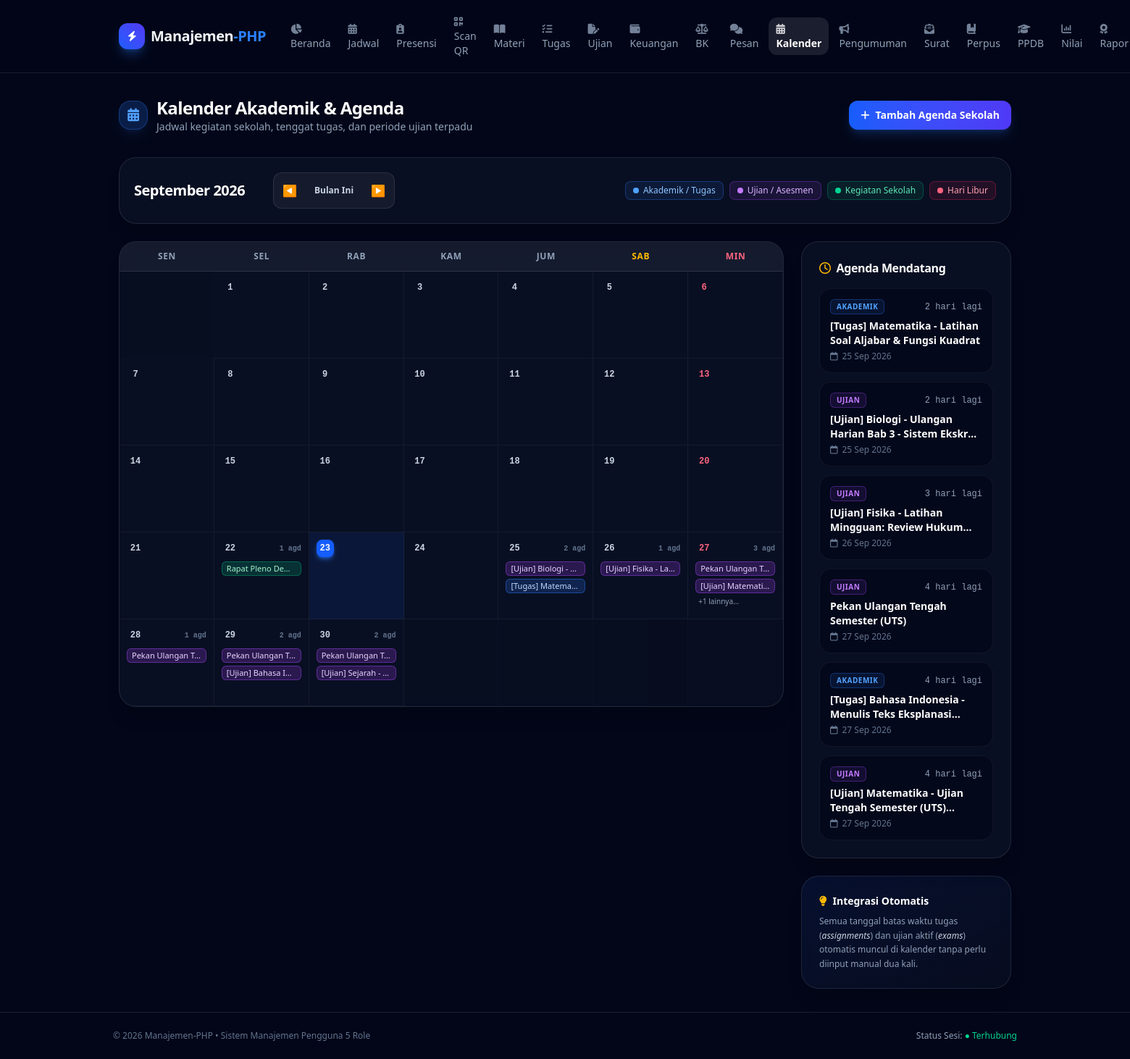
Page /dashboard/akademik/calendar.php (signed in) on the committed database.
### tables this page shows
CREATE TABLE IF NOT EXISTS `calendar_events` (
    `id` INT AUTO_INCREMENT PRIMARY KEY,
    `title` VARCHAR(200) NOT NULL,
    `description` TEXT DEFAULT NULL,
    `event_date` DATE NOT NULL,
    `end_date` DATE DEFAULT NULL,
    `category` ENUM('akademik', 'libur', 'kegiatan', 'ujian') NOT NULL DEFAULT 'kegiatan',
    `color` VARCHAR(20) DEFAULT 'blue',
    `created_by` INT NOT NULL,
    `created_at` TIMESTAMP DEFAULT CURRENT_TIMESTAMP,
    CONSTRAINT `fk_calendar_author` FOREIGN KEY (`created_by`) REFERENCES `users` (`id`) ON DELETE CASCADE
);

### dashboard/akademik/calendar.php (the view, shortened to what this page needs)
<?php
require_once __DIR__ . "/../../config/database.php";
$user_role = $_SESSION['user_role'] ?? 'siswa';
$can_manage = in_array($user_role, ['guru', 'staf', 'administrator'], true);
$req_month = isset($_GET['month']) ? (int)$_GET['month'] : (int)date('n');
$req_year  = isset($_GET['year']) ? (int)$_GET['year'] : (int)date('Y');
$month_name_id = [
    1 => 'Januari', 2 => 'Februari', 3 => 'Maret', 4 => 'April',
    5 => 'Mei', 6 => 'Juni', 7 => 'Juli', 8 => 'Agustus',
    9 => 'September', 10 => 'Oktober', 11 => 'November', 12 => 'Desember'
];
$month_title = $month_name_id[$req_month] . " " . $req_year;
$prev_month = $req_month - 1;
$prev_year  = $req_year;
$next_month = $req_month + 1;
$next_year  = $req_year;
$first_day_timestamp = mktime(0, 0, 0, $req_month, 1, $req_year);
$total_days_in_month = (int)date('t', $first_day_timestamp);
$first_day_of_week   = (int)date('N', $first_day_timestamp);
$start_month_date = sprintf('%04d-%02d-01', $req_year, $req_month);
$end_month_date   = sprintf('%04d-%02d-%02d', $req_year, $req_month, $total_days_in_month);
$calendar_data = [];
$stmt_ev = $pdo->prepare("
    SELECT e.*, u.name as author_name
    FROM calendar_events e
    JOIN users u ON e.created_by = u.id
    WHERE (e.event_date <= ? AND (e.end_date >= ? OR e.end_date IS NULL))
       OR (e.event_date BETWEEN ? AND ?)
    ORDER BY e.event_date ASC
");
$stmt_ev->execute([$end_month_date, $start_month_date, $start_month_date, $end_month_date]);
$events = $stmt_ev->fetchAll();
foreach ($events as $ev) {
    $ev_start = $ev['event_date'];
    $ev_end   = $ev['end_date'] ?: $ev['event_date'];
    $curr = max($ev_start, $start_month_date);
    $limit = min($ev_end, $end_month_date);
    while ($curr <= $limit) {
        $calendar_data[$curr][] = [
            'id'          => $ev['id'],
            'type'        => 'event',
            'title'       => $ev['title'],
            'description' => $ev['description'],
            'category'    => $ev['category'],
            'color'       => $ev['color'],
            'author_name' => $ev['author_name'],
            'created_by'  => $ev['created_by'],
            'is_multi'    => ($ev['end_date'] && $ev['end_date'] !== $ev['event_date']),
        ];
        $curr = date('Y-m-d', strtotime($curr . ' +1 day'));
    }
}
$stmt_ex = $pdo->prepare("
    SELECT id, title, subject, category, due_date, start_time
    FROM exams
    WHERE (DATE(due_date) BETWEEN ? AND ?)
       OR (start_time IS NOT NULL AND DATE(start_time) BETWEEN ? AND ?)
");
$stmt_ex->execute([$start_month_date, $end_month_date, $start_month_date, $end_month_date]);
while ($ex = $stmt_ex->fetch()) {
    $ex_date = date('Y-m-d', strtotime($ex['due_date']));
    $calendar_data[$ex_date][] = [
        'id'          => $ex['id'],
        'type'        => 'exam',
        'title'       => "[Ujian] " . $ex['subject'] . " - " . $ex['title'],
        'description' => "Batas pengerjaan asesmen: " . date('H:i', strtotime($ex['due_date'])) . " WIB",
        'category'    => 'ujian',
        'color'       => 'purple',
        'url'         => '../Modul-ujian/exams.php',
    ];
}
$stmt_as = $pdo->prepare("
    SELECT id, subject, title, due_date
    FROM assignments
    WHERE due_date BETWEEN ? AND ?
");
$stmt_as->execute([$start_month_date, $end_month_date]);
while ($as = $stmt_as->fetch()) {
    $as_date = $as['due_date'];
    $calendar_data[$as_date][] = [
        'id'          => $as['id'],
        'type'        => 'assignment',
        'title'       => "[Tugas] " . $as['subject'] . " - " . $as['title'],
        'description' => "Batas akhir pengumpulan tugas belajar",
        'category'    => 'akademik',
        'color'       => 'blue',
        'url'         => 'assignments.php',
    ];
}
$stmt_upcoming = $pdo->query("
    SELECT * FROM (
        SELECT id, title, event_date as date, category, 'event' as src FROM calendar_events WHERE event_date >= CURRENT_DATE()
        UNION ALL
        SELECT id, CONCAT('[Ujian] ', subject, ' - ', title) as title, DATE(due_date) as date, 'ujian' as category, 'exam' as src FROM exams WHERE due_date >= CURRENT_TIMESTAMP
        UNION ALL
        SELECT id, CONCAT('[Tugas] ', subject, ' - ', title) as title, due_date as date, 'akademik' as category, 'assignment' as src FROM assignments WHERE due_date >= CURRENT_DATE()
    ) as combined
    ORDER BY date ASC
    LIMIT 6
");
$upcoming_agenda = $stmt_upcoming->fetchAll();
require_once __DIR__ . "/../includes/header.php";
?>
<div class="mb-8 flex flex-col sm:flex-row sm:items-center sm:justify-between gap-4">
    <div>
        <div class="flex items-center gap-3">
            <span class="flex h-10 w-10 items-center justify-center rounded-2xl bg-blue-500/20 text-blue-400 text-lg border border-blue-500/30 shadow-lg shadow-blue-500/10">
                <i class="fa-solid fa-calendar-days"></i>
            </span>
            <div>
                <h1 class="text-2xl font-bold text-white tracking-tight">Kalender Akademik & Agenda</h1>
                <p class="text-sm text-slate-400">Jadwal kegiatan sekolah, tenggat tugas, dan periode ujian terpadu</p>
            </div>
        </div>
    </div>
    <?php if ($can_manage): ?>
        <button onclick="document.getElementById('modalAddEvent').classList.remove('hidden')"
                class="inline-flex items-center gap-2 rounded-xl bg-gradient-to-r from-blue-600 to-indigo-600 px-4 py-2.5 text-sm font-semibold text-white shadow-lg shadow-blue-500/20 transition hover:from-blue-500 hover:to-indigo-500 cursor-pointer">
            <i class="fa-solid fa-plus"></i>
            <span>Tambah Agenda Sekolah</span>
        </button>
    <?php endif; ?>
</div>
<div class="rounded-3xl border border-white/10 bg-slate-900/60 p-5 backdrop-blur shadow-xl mb-6">
    <div class="flex flex-col lg:flex-row lg:items-center justify-between gap-4">
        <div class="flex items-center gap-3">
            <h2 class="text-xl font-bold text-white tracking-tight min-w-[180px]">
                <?= $month_title ?>
            </h2>
            <div class="flex items-center gap-1 bg-white/5 border border-white/10 p-1 rounded-xl">
                <a href="calendar.php?month=<?= $prev_month ?>&year=<?= $prev_year ?>"
                   title="Bulan Sebelumnya"
                   class="p-2 rounded-lg text-slate-400 hover:text-white hover:bg-white/10 transition">
                    ◀
                </a>
                <a href="calendar.php"
                   title="Bulan Ini"
                   class="px-3 py-1.5 rounded-lg text-xs font-semibold text-slate-300 hover:text-white hover:bg-white/10 transition">
                    Bulan Ini
                </a>
                <a href="calendar.php?month=<?= $next_month ?>&year=<?= $next_year ?>"
                   title="Bulan Berikutnya"
                   class="p-2 rounded-lg text-slate-400 hover:text-white hover:bg-white/10 transition">
                    ▶
                </a>
            </div>
        </div>
        <div class="flex flex-wrap items-center gap-2 text-xs">
            <span class="inline-flex items-center gap-1.5 px-2.5 py-1 rounded-lg border border-blue-500/30 bg-blue-500/10 text-blue-300 font-medium">
                <span class="h-2 w-2 rounded-full bg-blue-400"></span> Akademik / Tugas
            </span>
            <span class="inline-flex items-center gap-1.5 px-2.5 py-1 rounded-lg border border-purple-500/30 bg-purple-500/10 text-purple-300 font-medium">
                <span class="h-2 w-2 rounded-full bg-purple-400"></span> Ujian / Asesmen
            </span>
            <span class="inline-flex items-center gap-1.5 px-2.5 py-1 rounded-lg border border-emerald-500/30 bg-emerald-500/10 text-emerald-300 font-medium">
                <span class="h-2 w-2 rounded-full bg-emerald-400"></span> Kegiatan Sekolah
            </span>
            <span class="inline-flex items-center gap-1.5 px-2.5 py-1 rounded-lg border border-rose-500/30 bg-rose-500/10 text-rose-300 font-medium">
                <span class="h-2 w-2 rounded-full bg-rose-400"></span> Hari Libur
            </span>
        </div>
    </div>
</div>
<div class="grid grid-cols-1 xl:grid-cols-4 gap-6">
    <div class="xl:col-span-3">
        <div class="overflow-hidden rounded-3xl border border-white/10 bg-slate-900/60 shadow-xl backdrop-blur">
            <div class="grid grid-cols-7 border-b border-white/10 bg-white/5 text-center text-xs font-bold uppercase tracking-wider text-slate-400">
                <div class="py-3">Sen</div>
                <div class="py-3">Sel</div>
                <div class="py-3">Rab</div>
                <div class="py-3">Kam</div>
                <div class="py-3">Jum</div>
                <div class="py-3 text-amber-400">Sab</div>
                <div class="py-3 text-rose-400">Min</div>
            </div>
            <div class="grid grid-cols-7 divide-x divide-y divide-white/5">
                <?php
                for ($blank = 1; $blank < $first_day_of_week; $blank++) {
                    echo '<div class="min-h-[105px] sm:min-h-[120px] bg-slate-950/40 p-2 opacity-30"></div>';
                }
                $today_str = date('Y-m-d');
                for ($day = 1; $day <= $total_days_in_month; $day++) {
                    $curr_date_str = sprintf('%04d-%02d-%02d', $req_year, $req_month, $day);
                    $is_today = ($curr_date_str === $today_str);
                    $day_events = $calendar_data[$curr_date_str] ?? [];
                    $is_sunday = (date('N', strtotime($curr_date_str)) == 7);
                ?>
                    <div class="group relative min-h-[105px] sm:min-h-[120px] p-2 sm:p-2.5 transition hover:bg-white/[0.02] <?= $is_today ? 'bg-blue-600/10' : '' ?>">
                        <div class="flex items-center justify-between mb-1.5">
                            <span class="inline-flex h-6 w-6 items-center justify-center rounded-lg text-xs font-bold font-mono <?= $is_today ? 'bg-blue-600 text-white shadow-md shadow-blue-500/50' : ($is_sunday ? 'text-rose-400' : 'text-slate-300') ?>">
                                <?= $day ?>
                            </span>
                            <?php if (!empty($day_events)): ?>
                                <span class="text-[10px] font-bold text-slate-500 font-mono">
                                    <?= count($day_events) ?> agd
                                </span>
                            <?php endif; ?>
                        </div>
                        <div class="space-y-1">
                            <?php
                            $max_display = 2;
                            $shown = 0;
                            foreach ($day_events as $idx => $ev_item):
                                if ($shown >= $max_display) {
                                    $remaining = count($day_events) - $max_display;
                                    echo "<span class='block text-[10px] text-slate-400 font-medium pl-1'>+{$remaining} lainnya...</span>";
                                    break;
                                }
                                $shown++;
                                $badge_class = 'border-slate-500/30 bg-slate-500/20 text-slate-300';
                                if ($ev_item['category'] === 'libur') $badge_class = 'border-rose-500/40 bg-rose-500/20 text-rose-200';
                                elseif ($ev_item['category'] === 'ujian') $badge_class = 'border-purple-500/40 bg-purple-500/20 text-purple-200';
                                elseif ($ev_item['category'] === 'akademik') $badge_class = 'border-blue-500/40 bg-blue-500/20 text-blue-200';
                                elseif ($ev_item['category'] === 'kegiatan') $badge_class = 'border-emerald-500/40 bg-emerald-500/20 text-emerald-200';
                            ?>
                                <div class="cursor-pointer truncate rounded-md border px-1.5 py-0.5 text-[11px] font-medium leading-tight transition hover:opacity-80 <?= $badge_class ?>"
                                     onclick="showEventDetail(<?= htmlspecialchars(json_encode($ev_item)) ?>, '<?= $curr_date_str ?>')"
                                     title="<?= htmlspecialchars($ev_item['title']) ?>">
                                    <?= htmlspecialchars($ev_item['title']) ?>
                                </div>
                            <?php endforeach; ?>
                        </div>
                    </div>
                <?php
                }
                $last_day_of_week = (int)date('N', mktime(0, 0, 0, $req_month, $total_days_in_month, $req_year));
                for ($blank_end = $last_day_of_week + 1; $blank_end <= 7; $blank_end++) {
                    echo '<div class="min-h-[105px] sm:min-h-[120px] bg-slate-950/40 p-2 opacity-30"></div>';
                }
                ?>
            </div>
        </div>
    </div>
    <div class="space-y-6">
        <div class="rounded-3xl border border-white/10 bg-slate-900/60 p-6 shadow-xl backdrop-blur">
            <h3 class="text-base font-bold text-white tracking-tight mb-4 flex items-center gap-2">
                <i class="fa-regular fa-clock text-amber-400"></i>
                <span>Agenda Mendatang</span>
            </h3>
            <div class="space-y-3">
                <?php if (empty($upcoming_agenda)): ?>
                    <p class="text-xs text-slate-400 py-4 text-center">Tidak ada agenda terdekat dalam waktu dekat.</p>
                <?php else: ?>
                    <?php foreach ($upcoming_agenda as $up):
                        $days_diff = (int) round((strtotime($up['date']) - strtotime(date('Y-m-d'))) / 86400);
                        $badge_class = 'text-blue-400 border-blue-500/30 bg-blue-500/10';
                        if ($up['category'] === 'libur') $badge_class = 'text-rose-400 border-rose-500/30 bg-rose-500/10';
                        elseif ($up['category'] === 'ujian') $badge_class = 'text-purple-400 border-purple-500/30 bg-purple-500/10';
                        elseif ($up['category'] === 'kegiatan') $badge_class = 'text-emerald-400 border-emerald-500/30 bg-emerald-500/10';
                    ?>
                        <div class="rounded-2xl border border-white/5 bg-slate-950/60 p-3.5 transition hover:border-white/10">
                            <div class="flex items-center justify-between gap-2 mb-1.5">
                                <span class="text-[10px] font-bold uppercase tracking-wider px-2 py-0.5 rounded-md border <?= $badge_class ?>">
                                    <?= htmlspecialchars($up['category']) ?>
                                </span>
                                <span class="text-xs text-slate-400 font-mono">
                                    <?= $days_diff === 0 ? 'Hari ini' : ($days_diff === 1 ? 'Besok' : "$days_diff hari lagi") ?>
                                </span>
                            </div>
                            <p class="font-semibold text-sm text-white line-clamp-2"><?= htmlspecialchars($up['title']) ?></p>
                            <p class="text-xs text-slate-500 mt-1 flex items-center gap-1.5">
                                <i class="fa-regular fa-calendar"></i> <?= date('d M Y', strtotime($up['date'])) ?>
                            </p>
                        </div>
                    <?php endforeach; ?>
                <?php endif; ?>
            </div>
        </div>
        <div class="rounded-3xl border border-white/10 bg-gradient-to-br from-blue-900/20 to-slate-900/40 p-6 shadow-xl backdrop-blur">
            <h4 class="text-sm font-bold text-white mb-2 flex items-center gap-2">
                <i class="fa-solid fa-lightbulb text-amber-400"></i>
                <span>Integrasi Otomatis</span>
            </h4>
            <p class="text-xs leading-relaxed text-slate-400">
                Semua tanggal batas waktu tugas (<em class="text-slate-300">assignments</em>) dan ujian aktif (<em class="text-slate-300">exams</em>) otomatis muncul di kalender tanpa perlu diinput manual dua kali.
            </p>
        </div>
    </div>
</div>
<?php require_once __DIR__ . "/../includes/footer.php"; ?>

### rows in the picture
calendar_events: title "Rapat Pleno De…"
calendar_events: title "Pekan Ulangan T…"

### other values in the picture
$month_title "September 2026"
count($day_events) "1"
count($day_events) "2"
$ev_item['title'] "[Ujian] Biologi -…"
$ev_item['title'] "[Tugas] Matema…"
$ev_item['title'] "[Ujian] Fisika - La…"
count($day_events) "3"
$ev_item['title'] "[Ujian] Matemati…"
$remaining "1"
$ev_item['title'] "[Ujian] Bahasa I…"
$ev_item['title'] "[Ujian] Sejarah -…"
$up['category'] "AKADEMIK"
$days_diff "2"
$up['title'] "[Tugas] Matematika - Latihan Soal Aljabar & Fungsi Kuadrat"
date('d M Y', strtotime($up['date'])) "25 Sep 2026"
